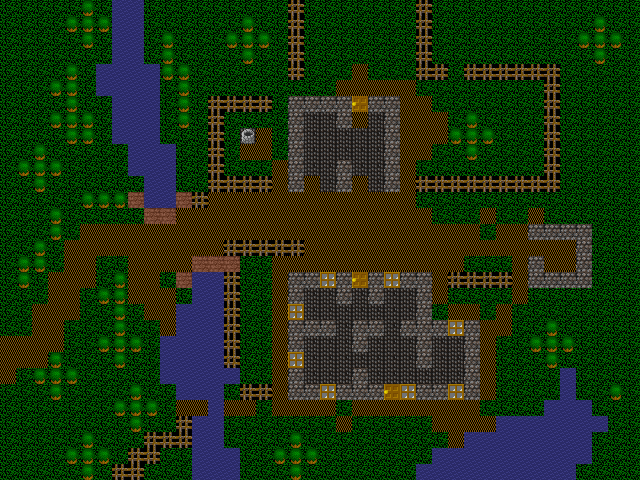

Tiled map render using the project's own tile images. Description and the map definition, with tile-layer contents summarised, below:
An orthogonal 40x30 tile map with 16x16 px tiles, 1 tile layer (Layer 1).

<map version="1.0" orientation="orthogonal" width="40" height="30" tilewidth="16" tileheight="16">
 <tileset firstgid="1" name="TE" tilewidth="16" tileheight="16">
  <image source="../images/tetiles.png" />
 </tileset>
 <layer name="Layer 1" width="40" height="30">
  <data>[1200 cells, 1200 non-empty, 11 distinct tile ids]</data>
 </layer>
</map>
